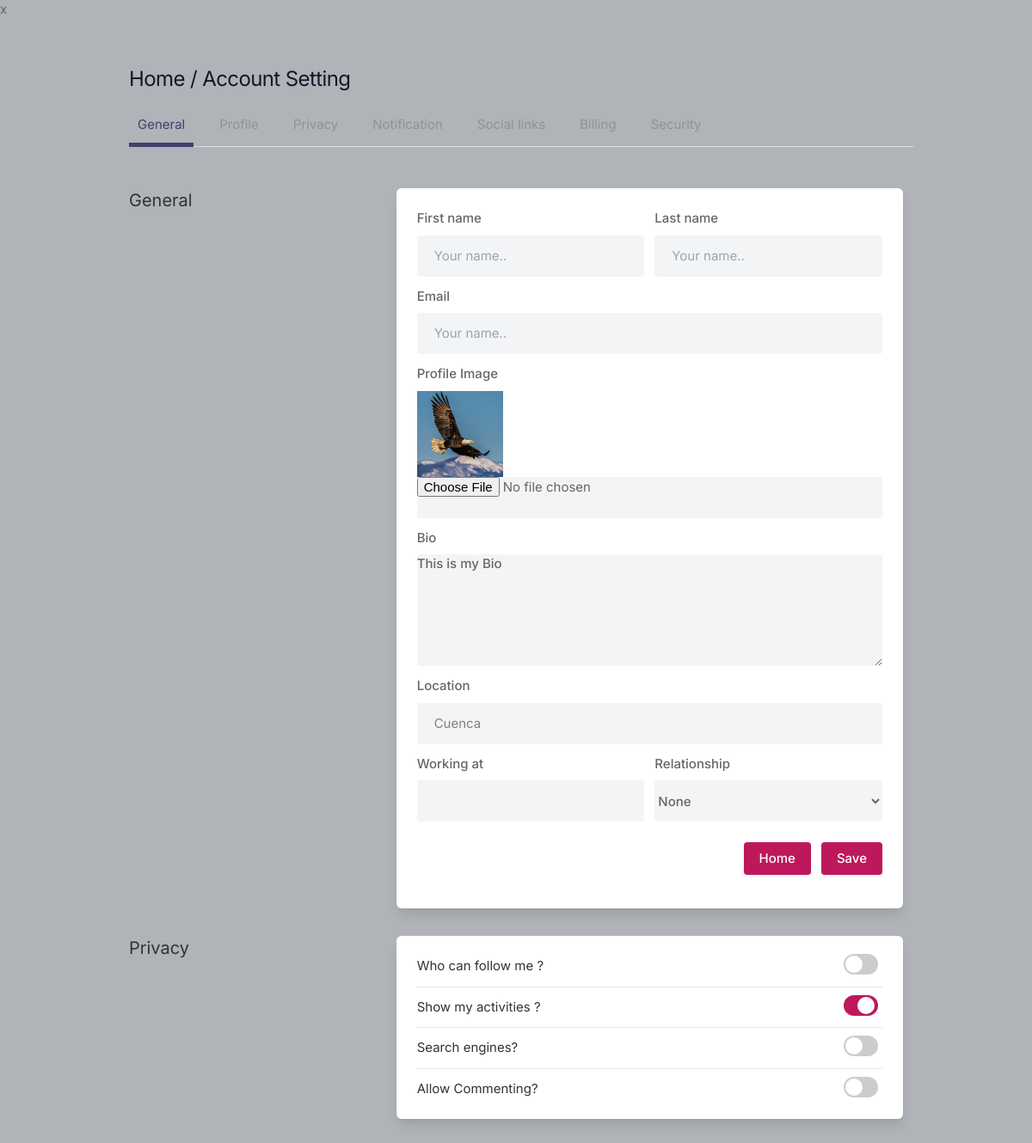
The app's page /account_setting (signed in) with its own data.
### core/models.py (models this page shows, shortened)
class Profile(models.Model):
    user = models.ForeignKey(User, on_delete=models.CASCADE)
    userid = models.IntegerField()
    bio = models.TextField(max_length=400, blank=True, null=True)
    profile_img = models.ImageField(upload_to='profile_images/files', default='default_profile_img.png')
    location = models.CharField(max_length=100, blank=True, null=True)

### core/views.py (the view, shortened to what this page needs)
# urls.py: path('account_setting', views.account_setting, name="account_setting"),
@login_required(login_url='signin')
def account_setting(request):
    user_profile = Profile.objects.get(user=request.user)
    return render(request, 'account_setting.html', {'user_profile': user_profile})

### templates/account_setting.html (shortened to what this page needs)
x{% load static %}
<!DOCTYPE html>
<html lang="en">
<head>
    <link rel="stylesheet" href="{% static 'assets/css/icons.css' %}">
    <link rel="stylesheet" href="{% static 'assets/css/uikit.css' %}">
    <link rel="stylesheet" href="{% static 'assets/css/style.css' %}">
    <link rel="stylesheet" href="{% static 'assets/css/tailwind.css' %}">
</head>
<body>
            <div class="container m-auto">
                <h1 class="text-2xl leading-none text-gray-900 tracking-tight mt-3"><a href="{% url 'home' %}">Home</a> / Account Setting </h1>
                <ul class="mt-5 -mr-3 flex-nowrap lg:overflow-hidden overflow-x-scroll uk-tab">
                    <li class="uk-active"><a href="#">General</a></li>
                    <li><a href="#">Profile</a></li>
                    <li><a href="#">Privacy</a></li>
                    <li><a href="#">Notification</a></li>
                    <li><a href="#">Social links</a></li>
                    <li><a href="#">Billing</a></li>
                    <li><a href="#">Security</a></li>
                </ul>
                <div class="grid lg:grid-cols-3 mt-12 gap-8">
                    <div>
                        <h3 class="text-xl mb-2"> General</h3>
                    </div>
                    <div class="bg-white rounded-md lg:shadow-lg shadow col-span-2">
                    <form action="" method="post" enctype="multipart/form-data">
                       <div class="grid grid-cols-2 gap-3 lg:p-6 p-4">
                           <div>
                               <label for=""> First name</label>
                               <input type="text" placeholder="Your name.." class="shadow-none bg-gray-100">
                           </div>
                           <div>
                               <label for=""> Last name</label>
                               <input type="text" placeholder="Your name.." class="shadow-none bg-gray-100">
                            </div>
                            <div class="col-span-2">
                                <label for=""> Email</label>
                                <input type="text" placeholder="Your name.." class="shadow-none bg-gray-100">
                            </div>
                            <div class="col-span-2">
                                <label for=""> Profile Image</label>
                                <img width="100" height="100" src="{{ user_profile.profile_img.url }}">
                                <input type="file" name="profile_image" value="" class="shadow-none bg-gray-100">
                            </div>
                            <div class="col-span-2">
                                <label for="">Bio</label>
                                <textarea id="bio" name="bio" rows="3"  class="shadow-none bg-gray-100">{{ user_profile.bio }}</textarea>
                            </div>
                            <div class="col-span-2">
                                <label for=""> Location</label>
                                <input type="text" name="location" value="{{ user_profile.location }}" class="shadow-none bg-gray-100">
                            </div>
                            <div>
                               <label for=""> Working at</label>
                               <input type="text" placeholder="" class="shadow-none bg-gray-100">
                            </div>
                            <div>
                               <label for=""> Relationship </label>
                               <select id="relationship" name="relationship"  class="shadow-none bg-gray-100">
                                <option value="0">None</option>
                              </select>
                            </div>
                       </div>
                       <div class="bg-gray-10 p-6 pt-0 flex justify-end space-x-3">
                           <a class="button bg-gray-10 p-2 px-4 rounded bg-gray-50 text-red-500" href="{% url 'home' %}"> Home </a>
                           <button type="submit" class="button bg-blue-700"> Save </button>
                        </div>
                    </form>
                    </div>
                    <div>
                        <h3 class="text-xl mb-2"> Privacy</h3>
                    </div>
                    <div class="bg-white rounded-md lg:shadow-lg shadow lg:p-6 p-4 col-span-2">
                    <div class="space-y-3">
                        <div class="flex justify-between items-center">
                            <div>
                                <h4> Who can follow me ?</h4>
                            </div>
                            <div class="switches-list -mt-8 is-large">
                                <div class="switch-container">
                                    <label class="switch"><input type="checkbox"><span class="switch-button"></span> </label>
                                </div>
                            </div>
                        </div>
                        <hr>
                        <div class="flex justify-between items-center">
                            <div>
                                <h4> Show my activities ?</h4>
                            </div>
                            <div class="switches-list -mt-8 is-large">
                                <div class="switch-container">
                                    <label class="switch"><input type="checkbox" checked><span class="switch-button"></span> </label>
                                </div>
                            </div>
                        </div>
                        <hr>
                        <div class="flex justify-between items-center">
                            <div>
                                <h4> Search engines?</h4>
                            </div>
                            <div class="switches-list -mt-8 is-large">
                                <div class="switch-container">
                                    <label class="switch"><input type="checkbox"><span class="switch-button"></span> </label>
                                </div>
                            </div>
                        </div>
                        <hr>
                        <div class="flex justify-between items-center">
                            <div>
                                <h4> Allow Commenting?</h4>
                            </div>
                            <div class="switches-list -mt-8 is-large">
                                <div class="switch-container">
                                    <label class="switch"><input type="checkbox"><span class="switch-button"></span> </label>
                                </div>
                            </div>
                        </div>
                    </div>
                    </div>
                    <br>
                </div>
            </div>
</body>
</html>

### records on screen
Profile: profile_img (picture), bio "This is my Bio", location "Cuenca"
